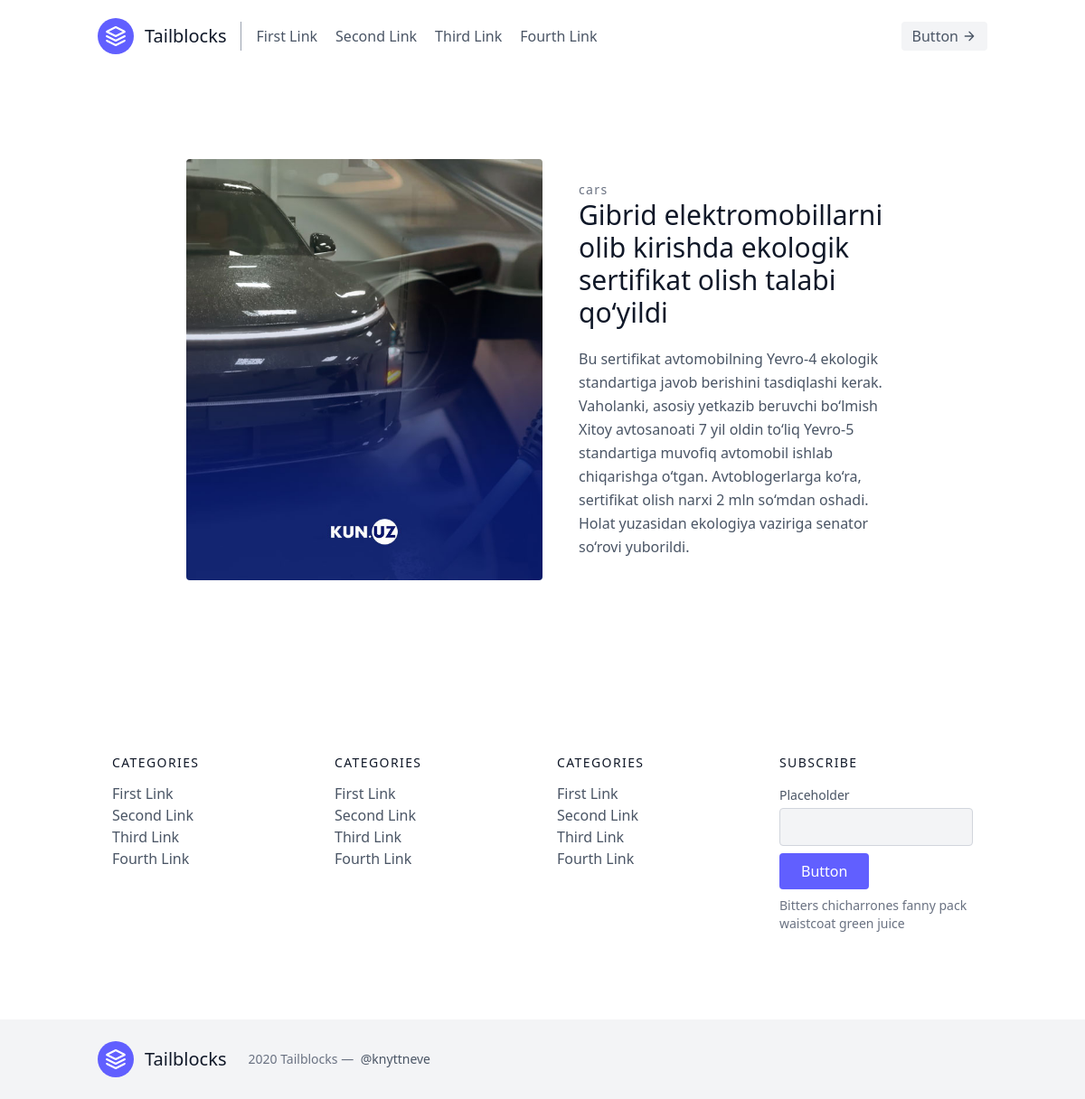
Screenshot of /news/10/ with the database file from the repository.
### news/models.py (models this page shows)
class News(models.Model):
    title=models.CharField(max_length=250)
    pub_data=models.DateTimeField(auto_now=True)
    category=models.ForeignKey(Category,on_delete=models.CASCADE)
    news=models.TextField()
    image=models.ImageField(upload_to='images/')

class Category(models.Model):
    category_name=models.CharField(max_length=250)
    def __str__(self):
        return self.category_name

### news/views.py (the view)
# urls.py: path('news/<int:id>/',detail,name='detail'),
def detail(request,id):
    news=get_object_or_404(News,id=id)
    return render(request,'detail.html',{'abc':news})

### templates/detail.html (shortened to what this page needs)
<!DOCTYPE html>
<html lang="en">
<head>
  <script src="https://cdn.jsdelivr.net/npm/@tailwindcss/browser@4"></script>
</head>
<body>
  <header class="text-gray-600 body-font">
  <div class="container mx-auto flex flex-wrap p-5 flex-col md:flex-row items-center">
    <a class="flex title-font font-medium items-center text-gray-900 mb-4 md:mb-0">
      <svg xmlns="http://www.w3.org/2000/svg" fill="none" stroke="currentColor" stroke-linecap="round" stroke-linejoin="round" stroke-width="2" class="w-10 h-10 text-white p-2 bg-indigo-500 rounded-full" viewBox="0 0 24 24">
        <path d="M12 2L2 7l10 5 10-5-10-5zM2 17l10 5 10-5M2 12l10 5 10-5"></path>
      </svg>
      <span class="ml-3 text-xl">Tailblocks</span>
    </a>
    <nav class="md:mr-auto md:ml-4 md:py-1 md:pl-4 md:border-l md:border-gray-400	flex flex-wrap items-center text-base justify-center">
      <a class="mr-5 hover:text-gray-900">First Link</a>
      <a class="mr-5 hover:text-gray-900">Second Link</a>
      <a class="mr-5 hover:text-gray-900">Third Link</a>
      <a class="mr-5 hover:text-gray-900">Fourth Link</a>
    </nav>
    <button class="inline-flex items-center bg-gray-100 border-0 py-1 px-3 focus:outline-none hover:bg-gray-200 rounded text-base mt-4 md:mt-0">Button
      <svg fill="none" stroke="currentColor" stroke-linecap="round" stroke-linejoin="round" stroke-width="2" class="w-4 h-4 ml-1" viewBox="0 0 24 24">
        <path d="M5 12h14M12 5l7 7-7 7"></path>
      </svg>
    </button>
  </div>
</header>
  <section class="text-gray-600 body-font overflow-hidden">
    <div class="container px-5 py-24 mx-auto">
      <div class="lg:w-4/5 mx-auto flex flex-wrap">
        <img alt="ecommerce" class="lg:w-1/2 w-full lg:h-auto h-75 object-cover object-center rounded" src="{{abc.image.url}}">
        <div class="lg:w-1/2 w-full lg:pl-10 lg:py-6 mt-6 lg:mt-0">
          <h2 class="text-sm title-font text-gray-500 tracking-widest">{{abc.category}}</h2>
          <h1 class="text-gray-900 text-3xl title-font font-medium mb-1">{{abc.title}}</h1>
          <p class="leading-relaxed">{{abc.news}}</p>
        </div>
      </div>
    </div>
  </section>
  <footer class="text-gray-600 body-font">
    <div class="container px-5 py-24 mx-auto">
      <div class="flex flex-wrap md:text-left text-center order-first">
        <div class="lg:w-1/4 md:w-1/2 w-full px-4">
          <h2 class="title-font font-medium text-gray-900 tracking-widest text-sm mb-3">CATEGORIES</h2>
          <nav class="list-none mb-10">
            <li>
              <a class="text-gray-600 hover:text-gray-800">First Link</a>
            </li>
            <li>
              <a class="text-gray-600 hover:text-gray-800">Second Link</a>
            </li>
            <li>
              <a class="text-gray-600 hover:text-gray-800">Third Link</a>
            </li>
            <li>
              <a class="text-gray-600 hover:text-gray-800">Fourth Link</a>
            </li>
          </nav>
        </div>
        <div class="lg:w-1/4 md:w-1/2 w-full px-4">
          <h2 class="title-font font-medium text-gray-900 tracking-widest text-sm mb-3">CATEGORIES</h2>
          <nav class="list-none mb-10">
            <li>
              <a class="text-gray-600 hover:text-gray-800">First Link</a>
            </li>
            <li>
              <a class="text-gray-600 hover:text-gray-800">Second Link</a>
            </li>
            <li>
              <a class="text-gray-600 hover:text-gray-800">Third Link</a>
            </li>
            <li>
              <a class="text-gray-600 hover:text-gray-800">Fourth Link</a>
            </li>
          </nav>
        </div>
        <div class="lg:w-1/4 md:w-1/2 w-full px-4">
          <h2 class="title-font font-medium text-gray-900 tracking-widest text-sm mb-3">CATEGORIES</h2>
          <nav class="list-none mb-10">
            <li>
              <a class="text-gray-600 hover:text-gray-800">First Link</a>
            </li>
            <li>
              <a class="text-gray-600 hover:text-gray-800">Second Link</a>
            </li>
            <li>
              <a class="text-gray-600 hover:text-gray-800">Third Link</a>
            </li>
            <li>
              <a class="text-gray-600 hover:text-gray-800">Fourth Link</a>
            </li>
          </nav>
        </div>
        <div class="lg:w-1/4 md:w-1/2 w-full px-4">
          <h2 class="title-font font-medium text-gray-900 tracking-widest text-sm mb-3">SUBSCRIBE</h2>
          <div class="flex xl:flex-nowrap md:flex-nowrap lg:flex-wrap flex-wrap justify-center items-end md:justify-start">
            <div class="relative w-40 sm:w-auto xl:mr-4 lg:mr-0 sm:mr-4 mr-2">
              <label for="footer-field" class="leading-7 text-sm text-gray-600">Placeholder</label>
              <input type="text" id="footer-field" name="footer-field" class="w-full bg-gray-100 bg-opacity-50 rounded border border-gray-300 focus:bg-transparent focus:ring-2 focus:ring-indigo-200 focus:border-indigo-500 text-base outline-none text-gray-700 py-1 px-3 leading-8 transition-colors duration-200 ease-in-out">
            </div>
            <button class="lg:mt-2 xl:mt-0 flex-shrink-0 inline-flex text-white bg-indigo-500 border-0 py-2 px-6 focus:outline-none hover:bg-indigo-600 rounded">Button</button>
          </div>
          <p class="text-gray-500 text-sm mt-2 md:text-left text-center">Bitters chicharrones fanny pack
            <br class="lg:block hidden">waistcoat green juice
          </p>
        </div>
      </div>
    </div>
    <div class="bg-gray-100">
      <div class="container px-5 py-6 mx-auto flex items-center sm:flex-row flex-col">
        <a class="flex title-font font-medium items-center md:justify-start justify-center text-gray-900">
          <svg xmlns="http://www.w3.org/2000/svg" fill="none" stroke="currentColor" stroke-linecap="round" stroke-linejoin="round" stroke-width="2" class="w-10 h-10 text-white p-2 bg-indigo-500 rounded-full" viewBox="0 0 24 24">
            <path d="M12 2L2 7l10 5 10-5-10-5zM2 17l10 5 10-5M2 12l10 5 10-5"></path>
          </svg>
          <span class="ml-3 text-xl">Tailblocks</span>
        </a>
        <p class="text-sm text-gray-500 sm:ml-6 sm:mt-0 mt-4"> 2020 Tailblocks —
          <a href="https://twitter.com/knyttneve" rel="noopener noreferrer" class="text-gray-600 ml-1" target="_blank">@knyttneve</a>
        </p>
      </div>
    </div>
  </footer>
</body>
</html>

### rows the page displays
News: image (picture), category "cars", title "Gibrid elektromobillarni olib kirishda ekologik sertifikat olish talabi qo‘yildi", news "Bu sertifikat avtomobilning Yevro-4 ekologik standartiga javob berishini tasdiqlashi kerak. Vaholanki, asosiy yetkazib beruvchi bo‘lmish Xitoy avtosanoati 7 yil oldin to‘liq Yevro-5 standartiga muvofiq avtomobil ishlab chiqarishga o‘tgan. Avtoblogerlarga ko‘ra, sertifikat olish narxi 2 mln so‘mdan oshadi. Holat yuzasidan ekologiya vaziriga senator so‘rovi yuborildi."
